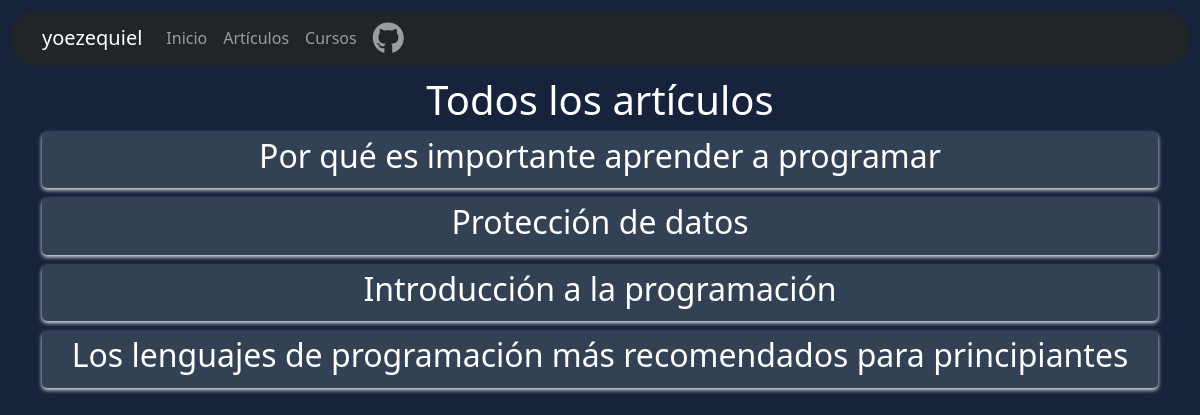
Page /articles on the earlier database version.
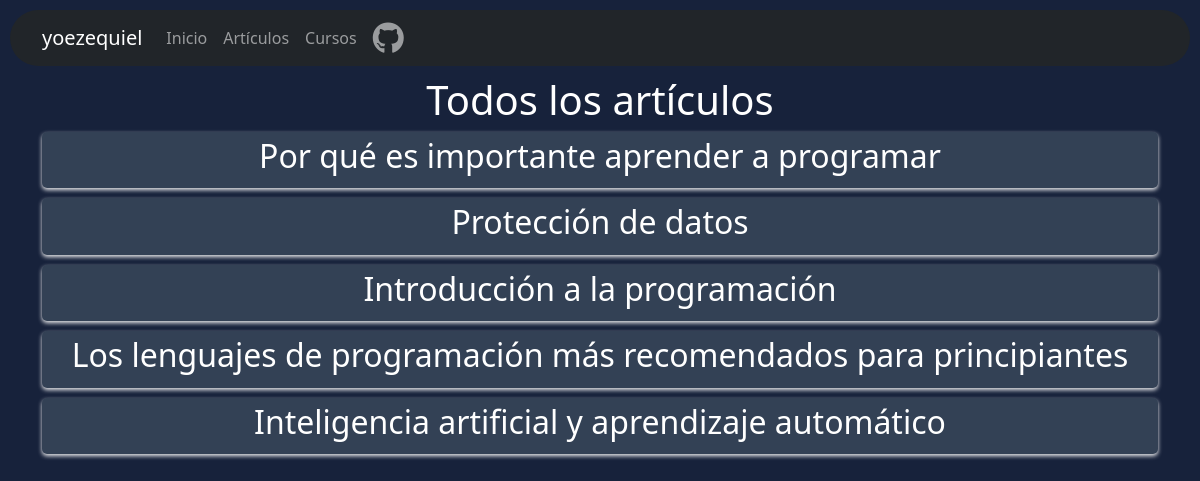
Same page on the later database version.
### tables this page shows
CREATE TABLE articles (
                    id INTEGER PRIMARY KEY AUTOINCREMENT,
                    title TEXT NOT NULL,
                    content TEXT NOT NULL,
                    image TEXT
                );

### app.py (the view)
@app.route('/articles')
def view_all_articles():
    conn = get_db_connection()
    if conn:
        try:
            cursor = conn.cursor()
            cursor.execute("SELECT * FROM articles")
            all_articles = cursor.fetchall()
            cursor.close()
            conn.close()
            return render_template('all_articles.html', articles=all_articles)
        except sqlite3.Error as e:
            print(e)
            return "Error en la conexión a la base de datos"
    else:
        return "Error en la conexión a la base de datos"

### app.py (called while the page is built)
def get_db_connection():
    try:
        conn = sqlite3.connect('blog.db')
        return conn
    except sqlite3.Error as e:
        print(e)
        return None

### templates/all_articles.html (shortened to what this page needs)
{% extends 'base.html' %}
{% block content %}
<link rel="stylesheet" href="{{ url_for('static', filename='css/index.css') }}">
<body>
    <h1>Todos los artículos</h1>
    {% for article in articles %}
            <div class="article">
                <h2><a href="{{ url_for('view_article', article_id=article[0]) }}">{{ article[1] }}</a></h2>
            </div>
        {% endfor %}
</body>
</html>
{% endblock %}

Differences in the rows shown:
added articles: title "Inteligencia artificial y aprendizaje automático"
